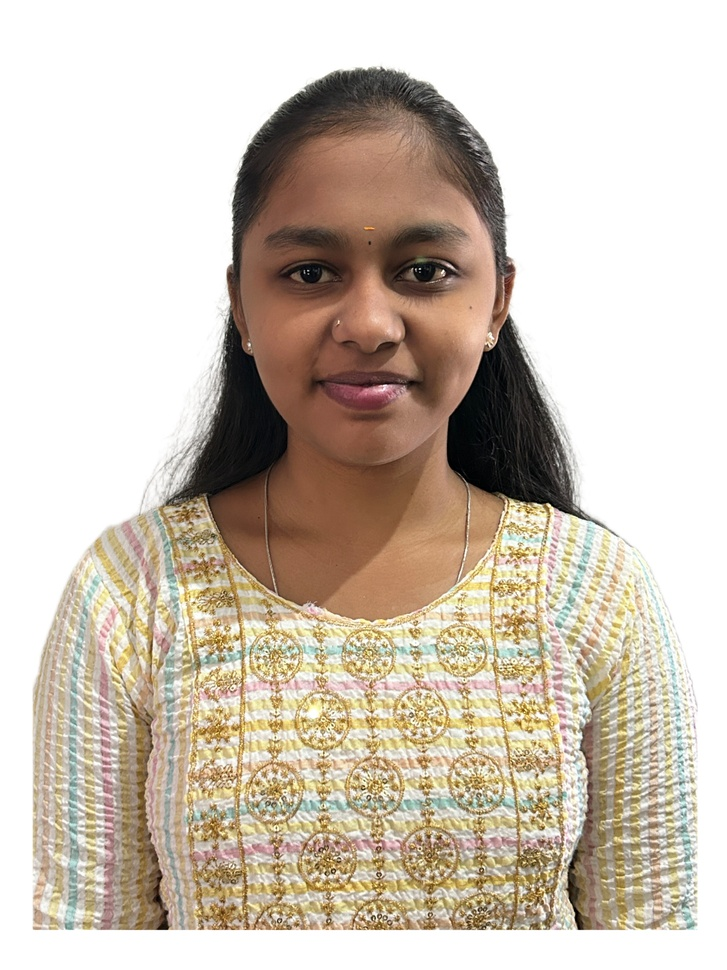
#> input picture passport.jpg, 727 x 970 px, shrunk from 3072 x 4096 before the run
$ jupyter execute WORKSHOP-03.ipynb
#> lines starting #> are read from the running program, lines starting #| are printed output that depends on the picture; after the words box and inside, x2 and y2 are one past the last pixel; in counts of white or black regions, pixels touching at a corner belong together
# Canny Edge Detection using Python and OpenCV
### Name: Dharanya N
### Reg no: 212223230044

[cell 1]
import cv2
import matplotlib.pyplot as plt

[cell 2]
img = cv2.imread('passport.jpg',cv2.IMREAD_GRAYSCALE)
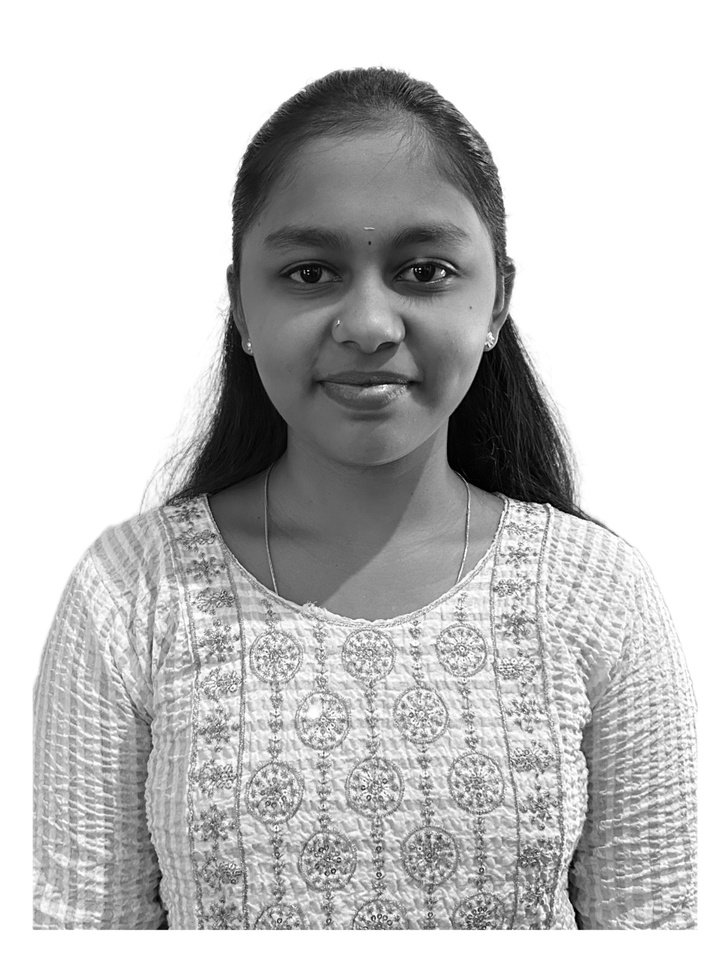
#> img: shape (970, 727); min 0, max 255, mean 196.7

[cell 3]
blurred =cv2.GaussianBlur(img, (5,5),0)

[cell 4]
edges = cv2.Canny(blurred, 50, 150)
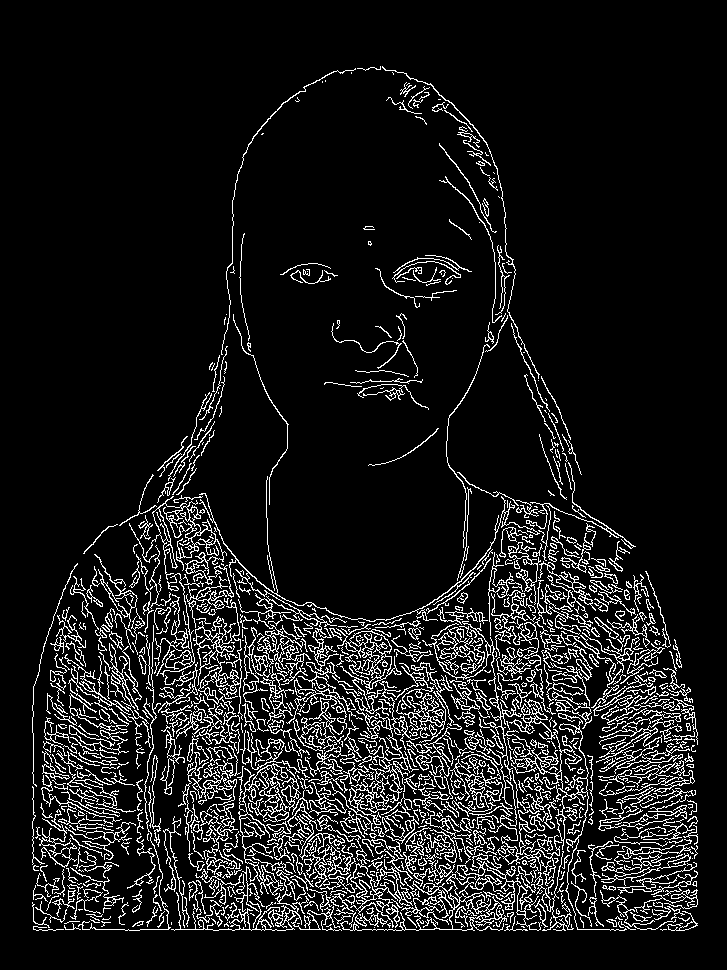
#> edges: shape (970, 727); 9.9% white in thin lines or dots, all inside (x1, y1, x2, y2) = (32, 66, 698, 931)

[cell 5]
plt.figure(figsize=(10,5))
plt.subplot(121),plt.imshow(img, cmap='gray')
plt.title('Original Image'), plt.axis('off')
plt.subplot(122),plt.imshow(edges, cmap='gray')
plt.title('Detected Edges'), plt.axis('off')
plt.show()
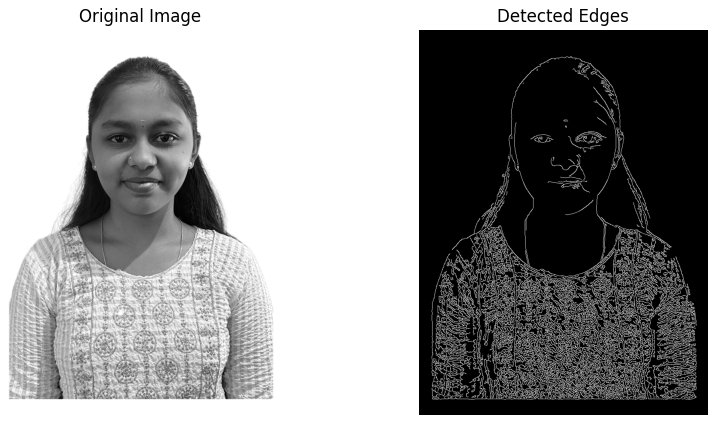
#> figure drawn by matplotlib, 2 panels
